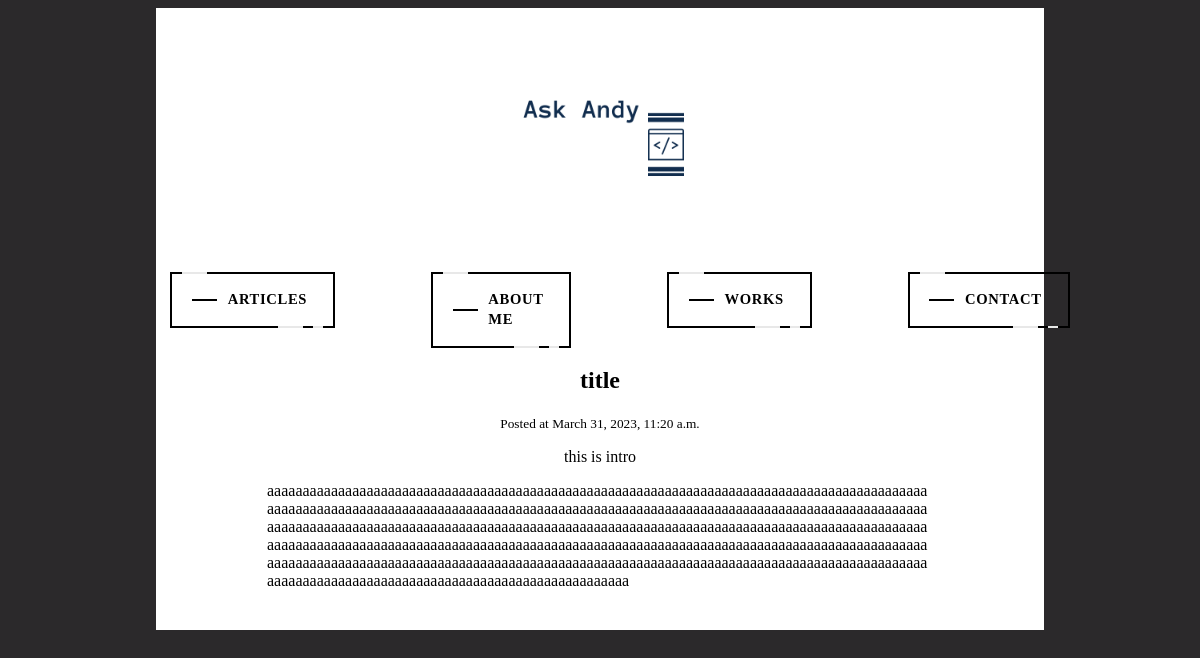
/slug3333/, run on an earlier commit of the app's database.
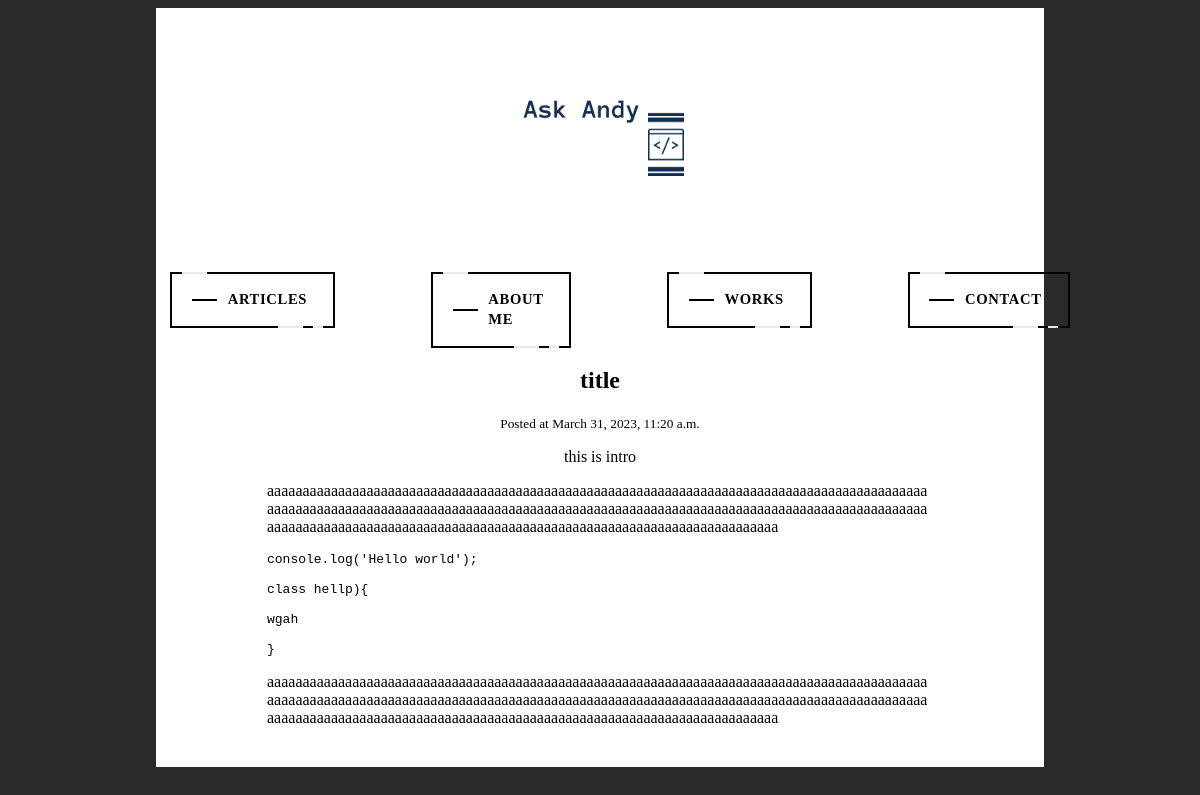
And on a later commit of the database.
### andyBlogApp/models.py (models this page shows)
class Post(models.Model):
    title = models.CharField(max_length = 255)
    slug = models.SlugField()
    intro = models.TextField()
    body = MarkdownxField()
    posted_date = models.DateTimeField(auto_now_add=True)

### andyBlogApp/views.py (the view)
# urls.py: path("<slug:slug>/", post_detail, name="post_detail"),
def post_detail(request, slug):
    post = Post.objects.get(slug=slug)
    return render(request, "blog/post_detail.html", {"post": post})

### andyBlogApp/templatetags/markdown_extras.py (called while the page is built)
@register.filter
def convert_markdown(value):
    return markdown.markdown(value, extensions=['markdown.extensions.fenced_code'])

### andyBlogApp/templates/blog/post_detail.html
{% extends "blog/base.html" %} {% load markdown_extras %}{% block content %}
<h2 class="title">{{post.title}}</h2>
<small>Posted at {{post.posted_date}}</small>
<p>{{post.intro}}</p>
<div class="bodycontent">
  <p>{{ post.body|convert_markdown|safe }}</p>
</div>
{% endblock %}

What changed in the data, as far as the page shows it:
changed Post "title": body|convert_markdown "aaaaaaaaaaaaaaaaaaaaaaaaaaaaaaaaaaaaaaaaaaaaaaaaaaaaaaaaaaaaaaaaaaaaaaaaaaaaaaaaaaaaaaaaaaaaaaaaaaaaaaaaaaaaaaaaaaaaaaaaaaaaaaaaaaaaaaaaaaaaaaaaaaaaaaaaaaaaaaaaaaaaaaaaaaaaaaaaaaaaaaaaaaaaaaaaaaaaaaaaaaaaaaaaaaaaaaaaaaaaaaaaaaaaaaaaaaaaaaaaaaaaaaaaaaaaaaaaaaaaaaaaaaaaaaaaaaaaaaaaaaaaaaaaaaaaaaaaaaaaaaaaaaaaaaaaaaaaaaaaaaaaaaaaaaaaaaaaaaaaaaaaaaaaaaaaaaaaaaaaaaaaaaaaaaaaaaaaaaaaaaaaaaaaaaaaaaaaaaaaaaaaaaaaaaaaaaaaaaaaaaaaaaaaaaaaaaaaaaaaaaaaaaaaaaaaaaaaaaaaaaaaaaaaaaaaaaaaaaaaaaaaaaaaaaaaaaaaaaaaaaaaaaaaaaaaaaaa" → "aaaaaaaaaaaaaaaaaaaaaaaaaaaaaaaaaaaaaaaaaaaaaaaaaaaaaaaaaaaaaaaaaaaaaaaaaaaaaaaaaaaaaaaaaaaaaaaaaaaaaaaaaaaaaaaaaaaaaaaaaaaaaaaaaaaaaaaaaaaaaaaaaaaaaaaaaaaaaaaaaaaaaaaaaaaaaaaaaaaaaaaaaaaaaaaaaaaaaaaaaaaaaaaaaaaaaaaaaaaaaaaaaaaaaaaaaaaaaaaaaaaaaaaaaaaaaaaaaa console.log('Hello world'); class hellp){ wgah } aaaaaaaaaaaaaaaaaaaaaaaaaaaaaaaaaaaaaaaaaaaaaaaaaaaaaaaaaaaaaaaaaaaaaaaaaaaaaaaaaaaaaaaaaaaaaaaaaaaaaaaaaaaaaaaaaaaaaaaaaaaaaaaaaaaaaaaaaaaaaaaaaaaaaaaaaaaaaaaaaaaaaaaaaaaaaaaaaaaaaaaaaaaaaaaaaaaaaaaaaaaaaaaaaaaaaaaaaaaaaaaaaaaaaaaaaaaaaaaaaaaaaaaaaaaaaaaaaa"
